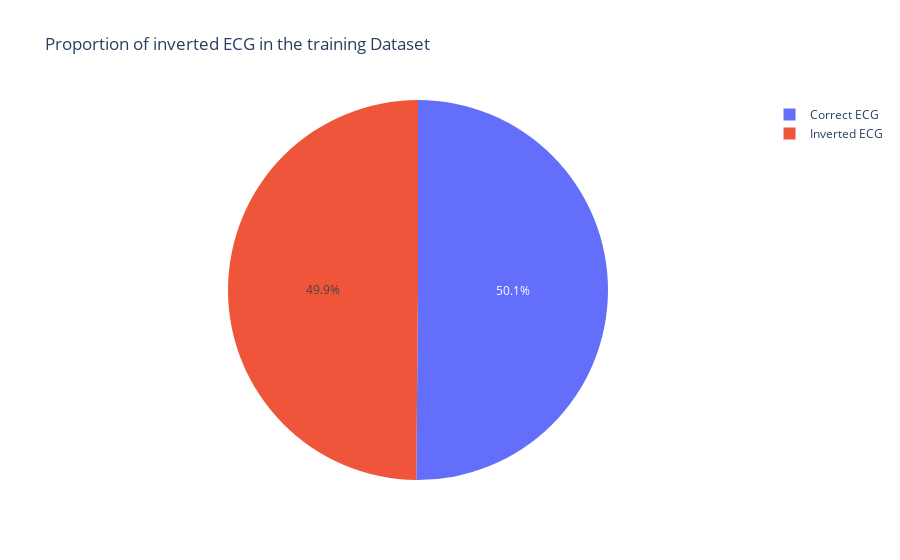

Here is the notebook cell this chart was saved with:
### Code cell
n = len(y_train)
fig = px.pie(data,names='Value', values='Number', title='Proportion of inverted ECG in the training Dataset')
fig.show()

### Figure 1 — Plotly figure (JSON) as saved in the notebook; plotly's stock layout.template omitted (floating-point values rounded to 4 significant figures)
{"data": [{"domain": {"x": [0, 1], "y": [0, 1]}, "hovertemplate": "Value=%{label}<br>Number=%{value}<extra></extra>", "labels": ["Correct ECG", "Inverted ECG"], "legendgroup": "", "name": "", "showlegend": true, "type": "pie", "values": [702, 698]}], "layout": {"legend": {"tracegroupgap": 0}, "title": {"text": "Proportion of inverted ECG in the training Dataset"}}}
